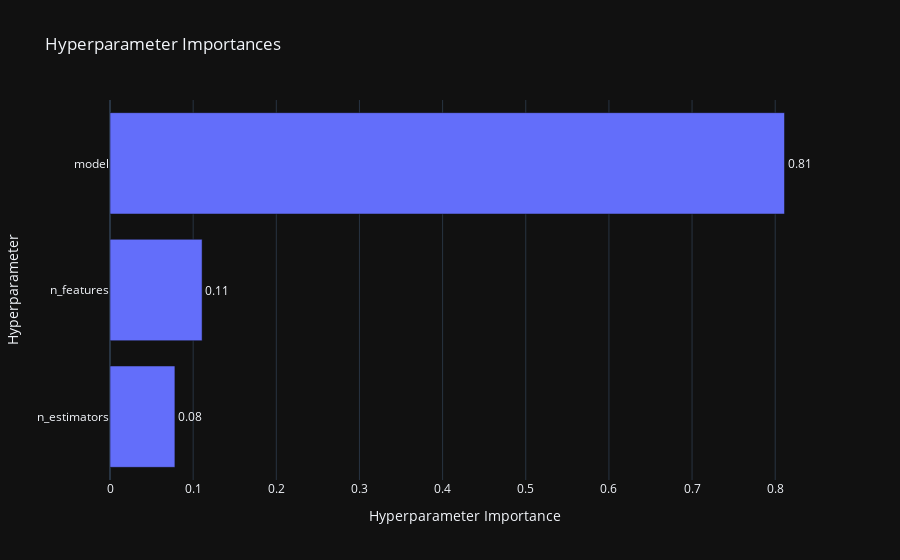

The code cell stored with this chart in its notebook:
### Code cell
fig = optuna.visualization.plot_param_importances(study)
fig.show()

### Figure 1 — Plotly figure (JSON) as saved in the notebook; plotly's stock layout.template omitted (floating-point values rounded to 4 significant figures)
{"data": [{"cliponaxis": false, "hovertemplate": ["n_estimators (IntDistribution): 0.07805924822342973<extra></extra>", "n_features (IntDistribution): 0.11076653928807768<extra></extra>", "model (CategoricalDistribution): 0.8111742124884925<extra></extra>"], "name": "Objective Value", "orientation": "h", "text": ["0.08", "0.11", "0.81"], "textposition": "outside", "x": [0.07806, 0.1108, 0.8112], "y": ["n_estimators", "n_features", "model"], "type": "bar"}], "layout": {"title": {"text": "Hyperparameter Importances"}, "xaxis": {"title": {"text": "Hyperparameter Importance"}}, "yaxis": {"title": {"text": "Hyperparameter"}}}}
